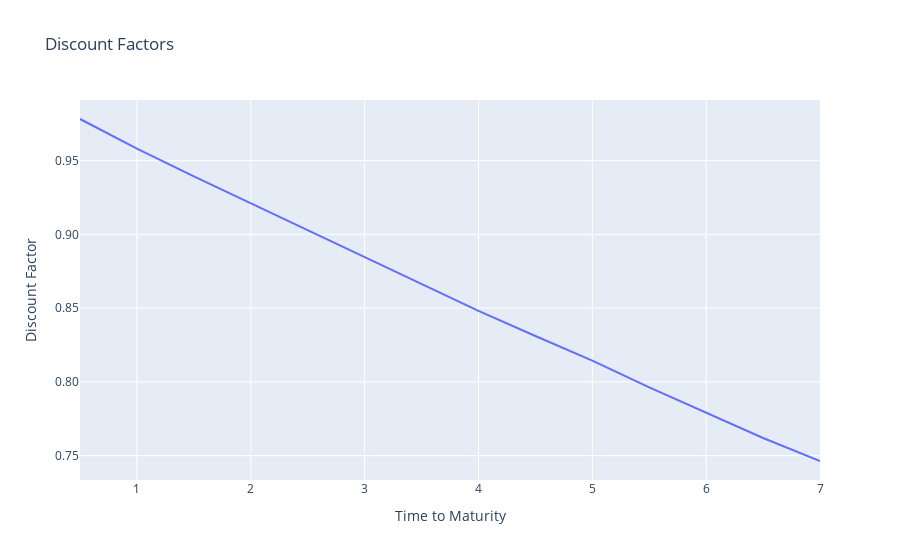

The code cell stored with this chart in its notebook:
### Markdown cell above
### 1.3.

Plot the time-to-maturity on the horizontal axis. On the vertical axis, plot the...
* discount factors

Make another plot, this time with the vertical axis displaying the
* semiannually compounded discount rates
* continuously compounded discount rates

### Code cell
current_date = treasuries_df.loc[0, 'quote date']
time_to_maturity = cf.columns - current_date
time_to_maturity = np.round(time_to_maturity.days / 365, 2)

fig = px.line(
    x=time_to_maturity, 
    y=z, 
    labels={"x": "Time to Maturity", "y": "Discount Factor"}, 
    title="Discount Factors"
)
fig.update_layout(
    showlegend=False,
    yaxis_tickformat=".2f",
)
fig.show()

### Figure 1 — Plotly figure (JSON) as saved in the notebook; plotly's stock layout.template omitted (floating-point values rounded to 4 significant figures)
{"data": [{"hovertemplate": "Time to Maturity=%{x}<br>Discount Factor=%{y}<extra></extra>", "legendgroup": "", "line": {"color": "#636efa", "dash": "solid"}, "marker": {"symbol": "circle"}, "mode": "lines", "name": "", "orientation": "v", "showlegend": false, "type": "scatter", "x": [0.5, 1, 1.5, 2, 2.5, 3, 3.5, 4, 4.5, 5, 5.5, 6, 6.5, 7], "xaxis": "x", "y": [0.9782, 0.9581, 0.9394, 0.9211, 0.903, 0.8849, 0.8663, 0.8481, 0.8311, 0.8145, 0.7963, 0.779, 0.762, 0.7464], "yaxis": "y"}], "layout": {"legend": {"tracegroupgap": 0}, "showlegend": false, "title": {"text": "Discount Factors"}, "xaxis": {"anchor": "y", "domain": [0, 1], "title": {"text": "Time to Maturity"}}, "yaxis": {"anchor": "x", "domain": [0, 1], "tickformat": ".2f", "title": {"text": "Discount Factor"}}}}
